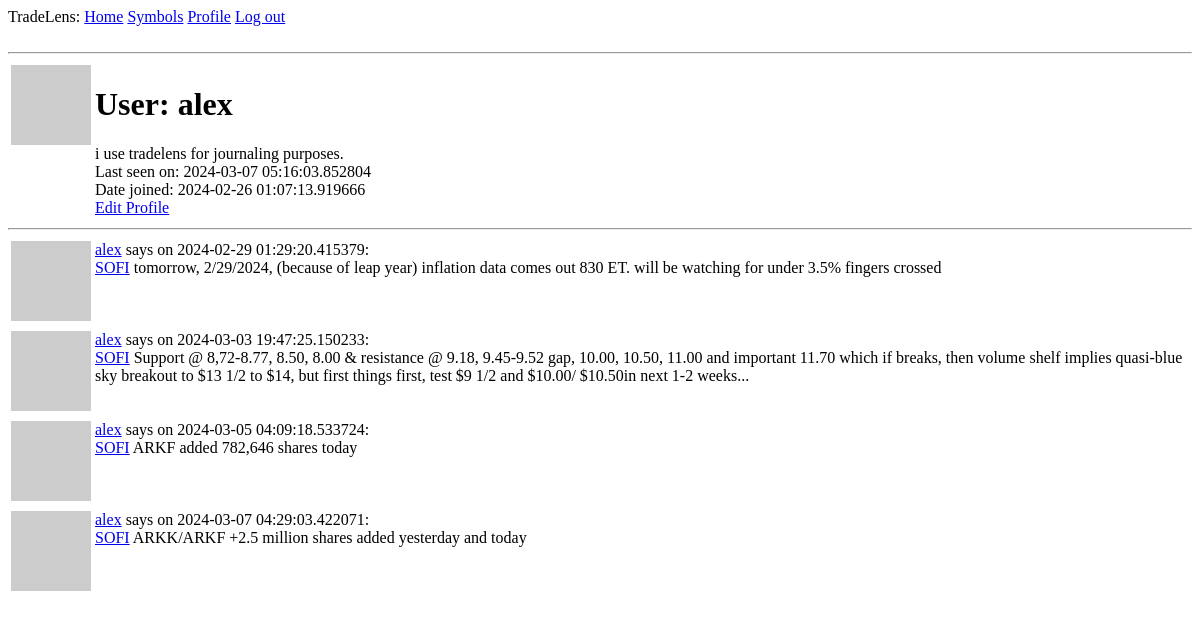
/user/alex (signed in), run on an earlier commit of the app's database.
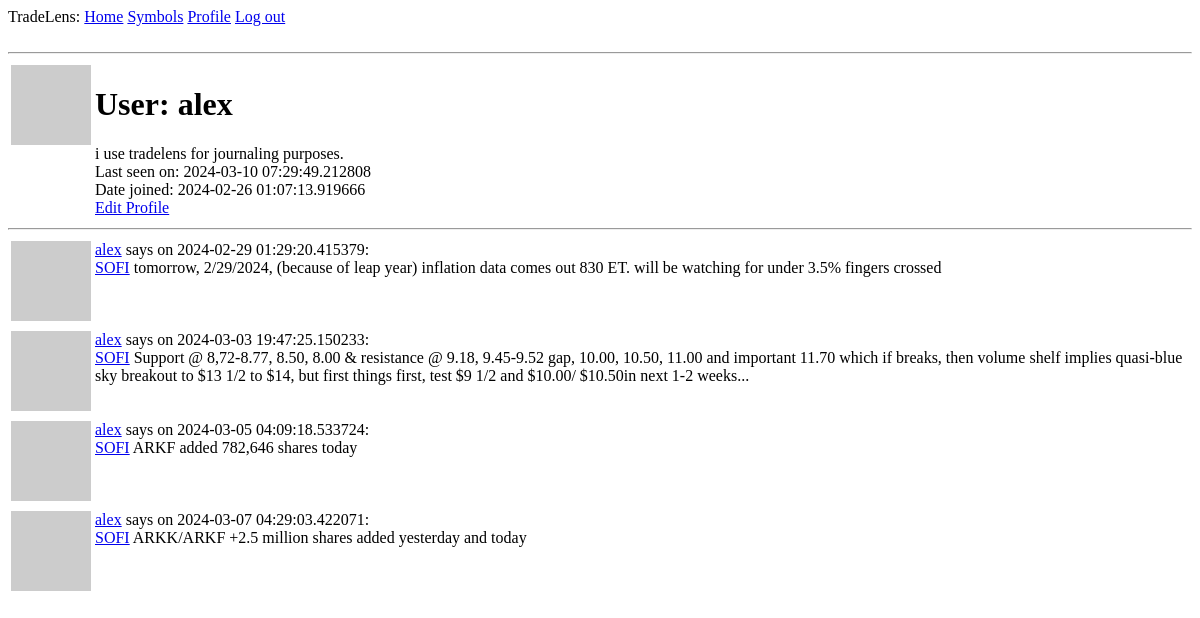
And on a later commit of the database.
### app/models.py (models this page shows, shortened)
class User(db.Model, UserMixin):
    id: so.Mapped[int] = so.mapped_column(primary_key=True)
    username: so.Mapped[str] = so.mapped_column(sa.String(64), index=True, unique=True)
    email: so.Mapped[str] = so.mapped_column(sa.String(120), index=True, unique=True)
    password_hash: so.Mapped[Optional[str]] = so.mapped_column(sa.String(256))
    about_me: so.Mapped[Optional[str]] = so.mapped_column(sa.String(200))
    last_seen: so.Mapped[Optional[datetime]] = so.mapped_column(default=lambda: datetime.now(timezone.utc))
    date_joined: so.Mapped[Optional[datetime]] = so.mapped_column(index=True, default=lambda: datetime.now(timezone.utc))
    posts: so.WriteOnlyMapped['Post'] = so.relationship(back_populates='author')
    def avatar(self, size):
        digest = md5(self.email.lower().encode('utf-8')).hexdigest()
        return f'https://www.gravatar.com/avatar/{digest}?d=identicon&s={size}' # url of user's avatar image
    following: so.WriteOnlyMapped['User'] = so.relationship(
        secondary=followers,
        primaryjoin=(followers.c.follower_id == id),
        secondaryjoin=(followers.c.following_id == id),
        back_populates='followers'
    )
    followers: so.WriteOnlyMapped['User'] = so.relationship(
        secondary=followers,
        primaryjoin=(followers.c.following_id == id),
        secondaryjoin=(followers.c.follower_id == id),
        back_populates='following'
    )

class Post(db.Model):
    id: so.Mapped[int] = so.mapped_column(primary_key=True)
    title: so.Mapped[str] = so.mapped_column(sa.String(10), index=True)
    content: so.Mapped[str] = so.mapped_column(sa.Text())
    timestamp: so.Mapped[datetime] = so.mapped_column(index=True, default=lambda: datetime.now(timezone.utc))
    user_id: so.Mapped[int] = so.mapped_column(sa.ForeignKey(User.id), index=True) # foreign key to link user_id which refers to the primary key id from the User model
    author: so.Mapped[User] = so.relationship(back_populates='posts')

### app/routes.py (the view)
@app.route('/user/<username>')
@login_required
def user(username):
    user = User.query.filter_by(username=username).first_or_404()
    form = EmptyForm()
    posts = Post.query.order_by(Post.timestamp).where(Post.user_id == user.id)
    return render_template('user.html', title=f'{user.username}', user=user, posts=posts, form=form)

### app/models.py (called while the page is built)
@login_manager.user_loader
def load_user(id): # Flask-Login passes id argument as string
    return db.session.get(User, int(id))

### app/routes.py (called while the page is built)
@app.before_request
def before_request():
    if current_user.is_authenticated: # if current_user is logged in
        current_user.last_seen = datetime.now(timezone.utc) # set last seen field to current time
        db.session.commit()

### app/templates/user.html
{% extends 'base.html' %}
{% block content %}
    <table>
        <tr valign="top">
            <td><img src="{{ user.avatar(128) }}" alt=""></td>
            <td>
                <h1>User: {{ user.username }}</h1>
                {% if user.about_me %} {{ user.about_me }} {% endif %} <br>
                {% if user.last_seen %} Last seen on: {{ user.last_seen }} {% endif %} <br>
                {% if user.date_joined %} Date joined: {{ user.date_joined }} {% endif %} <br>
                {% if user == current_user %}
                    <a href="{{ url_for('edit_profile') }}">Edit Profile</a>
                {% elif not current_user.is_following(user) %}
                    <form action="{{ url_for('follow', username=user.username) }}" method="post">
                        {{ form.hidden_tag() }}
                        {{ form.submit(value='Follow')}}
                    </form>
                {% else %}
                    <form action="{{ url_for('unfollow', username=user.username) }}" method="post">
                        {{ form.hidden_tag() }}
                        {{ form.submit(value='Unfollow')}}
                    </form>
                {% endif %}
            </td>
        </tr>
    </table>
    <hr>
    {% for post in posts %}
        {% include '_post.html' %}
    {% endfor %}
{% endblock %}

### app/templates/base.html (shortened to what this page needs)
<!doctype html>
<html lang="en">
    <head>
    </head>
    <body>
        <div>
            TradeLens:
            <a href="{{ url_for('index') }}">Home</a>
            <a href="{{ url_for('symbol_main') }}">Symbols</a>
            {% if current_user.is_anonymous %}
            <a href="{{ url_for('login') }}">Log in</a>
            {% else %}
            <a href="{{ url_for('user', username=current_user.username) }}">Profile</a>
            <a href="{{ url_for('logout') }}">Log out</a>
            {% endif %}
        </div>
        <br/> <hr>
        {% block content %}
        {% endblock %}
    </body>
</html>

### app/templates/_post.html
<table>
    <tr valign="top">
        <td><img src="{{ post.author.avatar(36) }}" alt=""></td>
        <td><a href="{{ url_for('user', username=post.author.username) }}">{{ post.author.username }}</a>
            says on {{ post.timestamp }}: <br>
            <a href="{{ url_for('symbol', symbol=post.title) }}">{{ post.title }}</a>
            {{ post.content }} <br>
        </td>
    </tr>
</table>

What changed in the data, as far as the page shows it:
changed User "alex": last_seen "2024-03-07 05:16:03.852804" → "2024-03-10 07:29:49.212808"
